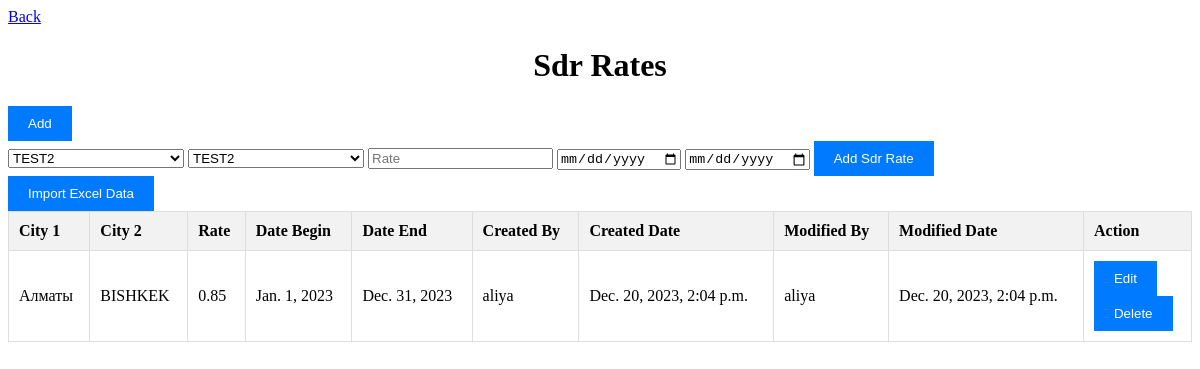
Screenshot of /sdr_rates/ with the database file from the repository.
### admin_module/models.py (models this page shows, shortened)
class SdrRate(models.Model):
    city_1 = models.ForeignKey('City', on_delete=models.CASCADE, verbose_name='Город 1', related_name='sdr_rates_city_1')
    city_2 = models.ForeignKey('City', on_delete=models.CASCADE, verbose_name='Город 2', related_name='sdr_rates_city_2')
    rate = models.FloatField(verbose_name='Тариф')
    date_begin = models.DateField(verbose_name='Дата начала')
    date_end = models.DateField(verbose_name='Дата окончания')
    created_by = models.CharField(max_length=10, verbose_name='Логин, кем создана запись',blank=True)
    created_date = models.DateTimeField(auto_now_add=True, verbose_name='Дата создания')
    modified_by = models.CharField(max_length=10, verbose_name='Логин, вносивший изменение',blank=True)
    modified_date = models.DateTimeField(auto_now=True, verbose_name='Дата изменения')
    class Meta:
        verbose_name = 'Тариф SDR'
        verbose_name_plural = 'Тарифы SDR'

class City(models.Model):
    city_code = models.CharField(max_length=255, verbose_name='Наименование', unique=True)
    city_name = models.CharField(max_length=255, verbose_name='Наименование города')
    created_by = models.CharField(max_length=10, verbose_name='Логин, кем создана запись')
    created_date = models.DateTimeField(default=timezone.now, verbose_name='Дата создания')
    modified_by = models.CharField(max_length=10, verbose_name='Логин, вносивший изменение')
    modified_date = models.DateTimeField(auto_now=True, verbose_name='Дата изменения')
    class Meta:
        verbose_name = 'Город'
        verbose_name_plural = 'Города'

### admin_module/views_sdr_rates.py (the view)
# urls.py: path('sdr_rates/', views_sdr_rates.sdr_rates, name='sdr_rates'),
def sdr_rates(request):
    sdr_rates_data = SdrRate.objects.all()
    cities = City.objects.all()
    if request.method == 'POST':
        form = SdrRateForm(request.POST)
        if form.is_valid():
            sdr_rates = form.save(commit=False)
            sdr_rates.created_by = request.user.username
            sdr_rates.modified_by = request.user.username
            sdr_rates.save()
            return redirect('admin_module:sdr_rates')
    else:
        SdrRateForm()
    return render(request, 'dictionaries/sdr_rates.html', {'sdr_rates_data': sdr_rates_data, 'cities': cities})

### admin_module/templates/dictionaries/sdr_rates.html (shortened to what this page needs)
<!DOCTYPE html>
{% load static %}
<html>
<head>
    <link rel="stylesheet" href="{% static 'style.css' %}">
</head>
<body>
    <a href="{% url 'admin_module:dictionaries' %}">Back</a>
    <h1>Sdr Rates</h1>
    <button id="add-rate-button" onclick="toggleForm()">Add</button>
    <form method="post" id="add-rate-form">
        <select name="city_1">
            {% for city in cities %}
                <option value="{{ city.id }}">{{ city.city_name }}</option>
            {% endfor %}
        </select>
        <select name="city_2">
            {% for city in cities %}
                <option value="{{ city.id }}">{{ city.city_name }}</option>
            {% endfor %}
        </select>
        <input type="text" name="rate" placeholder="Rate">
        <input type="date" name="date_begin" placeholder="Date Begin">
        <input type="date" name="date_end" placeholder="Date End">
        <button type="submit">Add Sdr Rate</button>
    </form>
    <button id="import-excel-button">Import Excel Data</button>
    <table>
        <thead>
            <tr>
                <th>City 1</th>
                <th>City 2</th>
                <th>Rate</th>
                <th>Date Begin</th>
                <th>Date End</th>
                <th>Created By</th>
                <th>Created Date</th>
                <th>Modified By</th>
                <th>Modified Date</th>
                <th>Action</th>
            </tr>
        </thead>
        <tbody>
            {% for sdr_rates in sdr_rates_data %}
                <tr>
                    <td>{{ sdr_rates.city_1.city_name }}</td>
                    <td>{{ sdr_rates.city_2.city_name }}</td>
                    <td>{{ sdr_rates.rate }}</td>
                    <td>{{ sdr_rates.date_begin }}</td>
                    <td>{{ sdr_rates.date_end }}</td>
                    <td>{{ sdr_rates.created_by }}</td>
                    <td>{{ sdr_rates.created_date }}</td>
                    <td>{{ sdr_rates.modified_by }}</td>
                    <td>{{ sdr_rates.modified_date }}</td>
                    <td>
                        <form action="{% url 'admin_module:edit_sdr_rates' sdr_rates.id %}" method="post">
                            <button type="submit" class="edit-sdr-rates">Edit</button>
                        </form>
                        <form action="{% url 'admin_module:delete_sdr_rates' sdr_rates.id %}" method="post">
                            <button type="submit" class="delete-sdr-rates">Delete</button>
                        </form>
                    </td>
                </tr>
            {% endfor %}
        </tbody>
    </table>
</body>
</html>

### static/style.css (style rules this page uses)
table { width: 100%; border-collapse: collapse; margin-bottom: 20px; }
table th { background-color: #f2f2f2; text-align: left; padding: 10px; border: 1px solid #ddd; }
table td { padding: 10px; border: 1px solid #ddd; }
button { background-color: #007BFF; color: white; border: none; padding: 10px 20px; cursor: pointer; }
h1 { text-align: center; }

### rows the page displays
SdrRate: city_1.city_name "Алматы", city_2.city_name "BISHKEK", rate "0.85", date_begin "Jan. 1, 2023", date_end "Dec. 31, 2023", created_by "aliya", created_date "Dec. 20, 2023, 2:04 p.m.", modified_by "aliya", modified_date "Dec. 20, 2023, 2:04 p.m."

### other values shown
form field city_1 "TEST2"
form field city_2 "TEST2"
